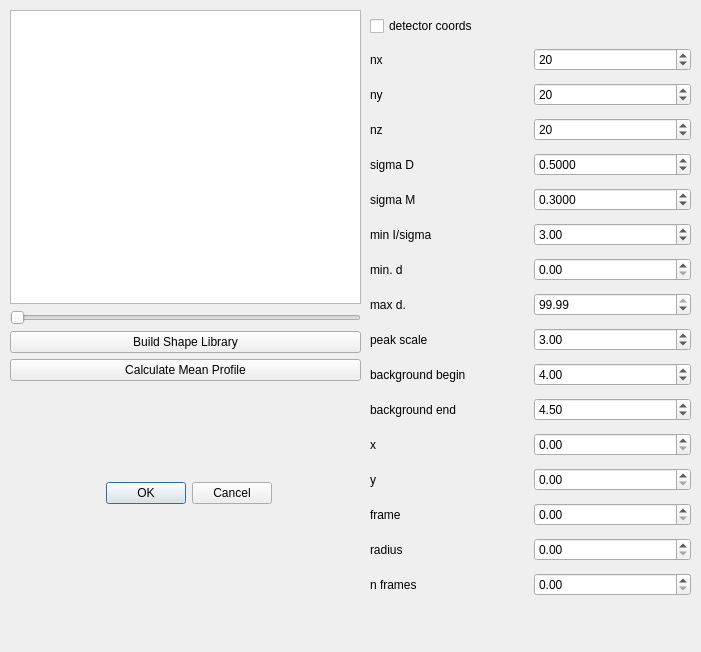
<?xml version="1.0" encoding="UTF-8"?>
<ui version="4.0">
 <class>ProfileFitDialog</class>
 <widget class="QDialog" name="ProfileFitDialog">
  <property name="geometry">
   <rect>
    <x>0</x>
    <y>0</y>
    <width>701</width>
    <height>652</height>
   </rect>
  </property>
  <property name="windowTitle">
   <string>Dialog</string>
  </property>
  <widget class="QWidget" name="gridLayoutWidget_2">
   <property name="geometry">
    <rect>
     <x>370</x>
     <y>10</y>
     <width>321</width>
     <height>605</height>
    </rect>
   </property>
   <layout class="QGridLayout" name="gridLayout_2">
    <item row="11" column="1">
     <widget class="QDoubleSpinBox" name="bkgEnd">
      <property name="singleStep">
       <double>0.100000000000000</double>
      </property>
      <property name="value">
       <double>4.500000000000000</double>
      </property>
     </widget>
    </item>
    <item row="9" column="1">
     <widget class="QDoubleSpinBox" name="peakScale">
      <property name="singleStep">
       <double>0.100000000000000</double>
      </property>
      <property name="value">
       <double>3.000000000000000</double>
      </property>
     </widget>
    </item>
    <item row="9" column="0">
     <widget class="QLabel" name="label_7">
      <property name="text">
       <string>peak scale</string>
      </property>
     </widget>
    </item>
    <item row="8" column="1">
     <widget class="QDoubleSpinBox" name="dMax">
      <property name="decimals">
       <number>2</number>
      </property>
      <property name="singleStep">
       <double>0.010000000000000</double>
      </property>
      <property name="value">
       <double>99.989999999999995</double>
      </property>
     </widget>
    </item>
    <item row="1" column="0">
     <widget class="QLabel" name="label">
      <property name="text">
       <string>nx</string>
      </property>
     </widget>
    </item>
    <item row="2" column="0">
     <widget class="QLabel" name="label_2">
      <property name="text">
       <string>ny</string>
      </property>
     </widget>
    </item>
    <item row="1" column="1">
     <widget class="QSpinBox" name="nx">
      <property name="minimum">
       <number>5</number>
      </property>
      <property name="value">
       <number>20</number>
      </property>
     </widget>
    </item>
    <item row="7" column="0">
     <widget class="QLabel" name="label_5">
      <property name="text">
       <string>min. d</string>
      </property>
     </widget>
    </item>
    <item row="6" column="0">
     <widget class="QLabel" name="label_4">
      <property name="text">
       <string>min I/sigma</string>
      </property>
     </widget>
    </item>
    <item row="2" column="1">
     <widget class="QSpinBox" name="ny">
      <property name="minimum">
       <number>5</number>
      </property>
      <property name="value">
       <number>20</number>
      </property>
     </widget>
    </item>
    <item row="3" column="1">
     <widget class="QSpinBox" name="nz">
      <property name="minimum">
       <number>5</number>
      </property>
      <property name="value">
       <number>20</number>
      </property>
     </widget>
    </item>
    <item row="6" column="1">
     <widget class="QDoubleSpinBox" name="Isigma">
      <property name="singleStep">
       <double>0.010000000000000</double>
      </property>
      <property name="value">
       <double>3.000000000000000</double>
      </property>
     </widget>
    </item>
    <item row="7" column="1">
     <widget class="QDoubleSpinBox" name="dMin">
      <property name="decimals">
       <number>2</number>
      </property>
      <property name="singleStep">
       <double>0.010000000000000</double>
      </property>
     </widget>
    </item>
    <item row="3" column="0">
     <widget class="QLabel" name="label_3">
      <property name="text">
       <string>nz</string>
      </property>
     </widget>
    </item>
    <item row="8" column="0">
     <widget class="QLabel" name="label_6">
      <property name="text">
       <string>max d.</string>
      </property>
     </widget>
    </item>
    <item row="4" column="0">
     <widget class="QLabel" name="label_sigmaD">
      <property name="text">
       <string>sigma D</string>
      </property>
     </widget>
    </item>
    <item row="5" column="0">
     <widget class="QLabel" name="label_sigmaM">
      <property name="text">
       <string>sigma M</string>
      </property>
     </widget>
    </item>
    <item row="4" column="1">
     <widget class="QDoubleSpinBox" name="sigmaD">
      <property name="decimals">
       <number>4</number>
      </property>
      <property name="singleStep">
       <double>0.000100000000000</double>
      </property>
      <property name="value">
       <double>0.500000000000000</double>
      </property>
     </widget>
    </item>
    <item row="5" column="1">
     <widget class="QDoubleSpinBox" name="sigmaM">
      <property name="decimals">
       <number>4</number>
      </property>
      <property name="singleStep">
       <double>0.000100000000000</double>
      </property>
      <property name="value">
       <double>0.300000000000000</double>
      </property>
     </widget>
    </item>
    <item row="14" column="0">
     <widget class="QLabel" name="label_13">
      <property name="text">
       <string>frame</string>
      </property>
     </widget>
    </item>
    <item row="13" column="0">
     <widget class="QLabel" name="label_12">
      <property name="text">
       <string>y</string>
      </property>
     </widget>
    </item>
    <item row="15" column="0">
     <widget class="QLabel" name="label_14">
      <property name="text">
       <string>radius</string>
      </property>
     </widget>
    </item>
    <item row="12" column="0">
     <widget class="QLabel" name="label_11">
      <property name="text">
       <string>x</string>
      </property>
     </widget>
    </item>
    <item row="16" column="0">
     <widget class="QLabel" name="label_15">
      <property name="text">
       <string>n frames</string>
      </property>
     </widget>
    </item>
    <item row="12" column="1">
     <widget class="QDoubleSpinBox" name="x">
      <property name="singleStep">
       <double>0.010000000000000</double>
      </property>
     </widget>
    </item>
    <item row="13" column="1">
     <widget class="QDoubleSpinBox" name="y">
      <property name="singleStep">
       <double>0.010000000000000</double>
      </property>
     </widget>
    </item>
    <item row="14" column="1">
     <widget class="QDoubleSpinBox" name="frame">
      <property name="singleStep">
       <double>0.010000000000000</double>
      </property>
     </widget>
    </item>
    <item row="15" column="1">
     <widget class="QDoubleSpinBox" name="radius">
      <property name="singleStep">
       <double>0.010000000000000</double>
      </property>
     </widget>
    </item>
    <item row="16" column="1">
     <widget class="QDoubleSpinBox" name="nframes">
      <property name="singleStep">
       <double>0.010000000000000</double>
      </property>
     </widget>
    </item>
    <item row="10" column="1">
     <widget class="QDoubleSpinBox" name="bkgBegin">
      <property name="singleStep">
       <double>0.100000000000000</double>
      </property>
      <property name="value">
       <double>4.000000000000000</double>
      </property>
     </widget>
    </item>
    <item row="10" column="0">
     <widget class="QLabel" name="label_16">
      <property name="text">
       <string>background begin</string>
      </property>
     </widget>
    </item>
    <item row="11" column="0">
     <widget class="QLabel" name="label_17">
      <property name="text">
       <string>background end</string>
      </property>
     </widget>
    </item>
    <item row="0" column="0">
     <widget class="QCheckBox" name="detectorCoords">
      <property name="text">
       <string>detector coords</string>
      </property>
     </widget>
    </item>
   </layout>
  </widget>
  <widget class="QWidget" name="gridLayoutWidget">
   <property name="geometry">
    <rect>
     <x>10</x>
     <y>10</y>
     <width>351</width>
     <height>371</height>
    </rect>
   </property>
   <layout class="QGridLayout" name="gridLayout">
    <item row="1" column="0">
     <widget class="QGraphicsView" name="graphicsView"/>
    </item>
    <item row="2" column="0">
     <widget class="QSlider" name="drawFrame">
      <property name="orientation">
       <enum>Qt::Horizontal</enum>
      </property>
     </widget>
    </item>
    <item row="4" column="0">
     <widget class="QPushButton" name="calculate">
      <property name="text">
       <string>Calculate Mean Profile</string>
      </property>
     </widget>
    </item>
    <item row="3" column="0">
     <widget class="QPushButton" name="build">
      <property name="text">
       <string>Build Shape Library</string>
      </property>
     </widget>
    </item>
   </layout>
  </widget>
  <widget class="QDialogButtonBox" name="buttonBox">
   <property name="geometry">
    <rect>
     <x>80</x>
     <y>480</y>
     <width>192</width>
     <height>27</height>
    </rect>
   </property>
   <property name="orientation">
    <enum>Qt::Horizontal</enum>
   </property>
   <property name="standardButtons">
    <set>QDialogButtonBox::Cancel|QDialogButtonBox::Ok</set>
   </property>
  </widget>
 </widget>
 <resources/>
 <connections>
  <connection>
   <sender>buttonBox</sender>
   <signal>accepted()</signal>
   <receiver>ProfileFitDialog</receiver>
   <slot>accept()</slot>
   <hints>
    <hint type="sourcelabel">
     <x>248</x>
     <y>254</y>
    </hint>
    <hint type="destinationlabel">
     <x>157</x>
     <y>274</y>
    </hint>
   </hints>
  </connection>
  <connection>
   <sender>buttonBox</sender>
   <signal>rejected()</signal>
   <receiver>ProfileFitDialog</receiver>
   <slot>reject()</slot>
   <hints>
    <hint type="sourcelabel">
     <x>316</x>
     <y>260</y>
    </hint>
    <hint type="destinationlabel">
     <x>286</x>
     <y>274</y>
    </hint>
   </hints>
  </connection>
 </connections>
</ui>
